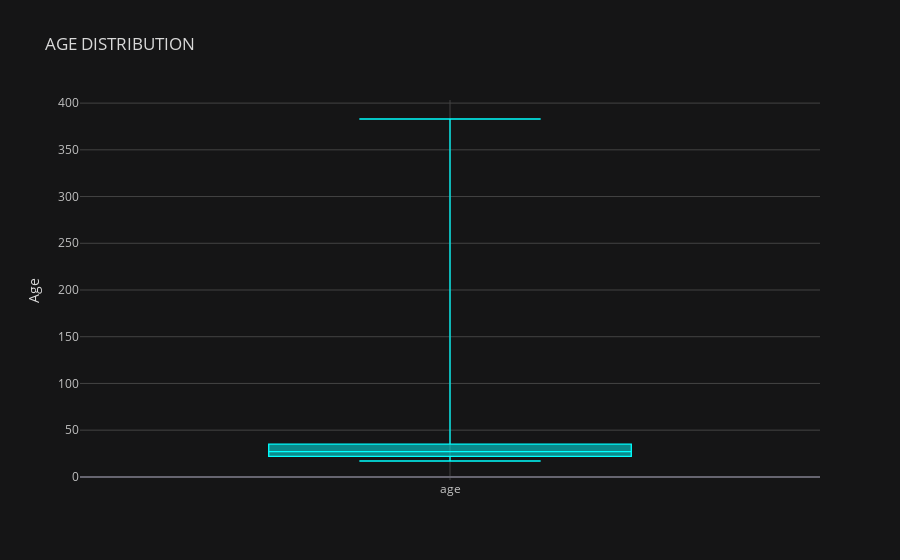

Notebook code cell kept with this figure:
### Markdown cell above
AGE DISTRIBUTION

### Code cell
df['age'].sort_values().iplot(kind='box', title='AGE DISTRIBUTION', yTitle = 'Age', theme='solar', color='cyan')

### Figure 1 — Plotly figure (JSON) as saved in the notebook; plotly's stock layout.template omitted (floating-point values rounded to 4 significant figures; data arrays with more than 128 entries replaced by an {"elided": "..."} marker saying what was removed)
{"data": [{"boxpoints": false, "line": {"width": 1.3}, "marker": {"color": "rgba(0, 255, 255, 1.0)"}, "name": "age", "orientation": "v", "type": "box", "y": {"elided": "609 int values"}}], "layout": {"legend": {"bgcolor": "#151516", "font": {"color": "#D9D9D9"}}, "paper_bgcolor": "#151516", "plot_bgcolor": "#151516", "title": {"font": {"color": "#D9D9D9"}, "text": "AGE DISTRIBUTION"}, "xaxis": {"gridcolor": "#434343", "showgrid": true, "tickfont": {"color": "#C2C2C2"}, "title": {"font": {"color": "#D9D9D9"}, "text": ""}, "zerolinecolor": "#666570"}, "yaxis": {"gridcolor": "#434343", "showgrid": true, "tickfont": {"color": "#C2C2C2"}, "title": {"font": {"color": "#D9D9D9"}, "text": "Age"}, "zerolinecolor": "#666570"}}}
